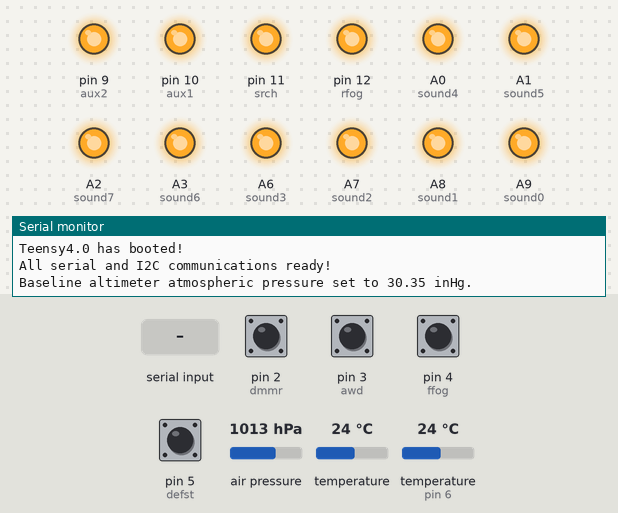
Bench run of a sketch on a simulated Teensy 4. Shown: output pins drawn as LEDs (lit = HIGH), the last lines printed to the serial monitor. The inputs (shaded band) are chosen by the test bench; at power-on: pin 2 (dmmr), pin 3 (awd), pin 4 (ffog), pin 5 (defst) HIGH, air pressure 1013 hPa, temperature 24 °C, temperature (sensor on pin 6) 24 °C.

Above: at 1.2 s.
1.3 s: "rfogOn" received over the second serial link
At 2.4 s:
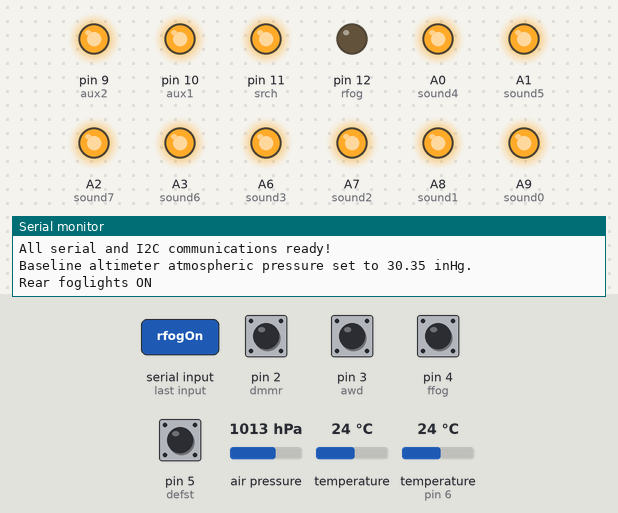
2.9 s: "SrChOn" received over the second serial link
At 3.6 s:
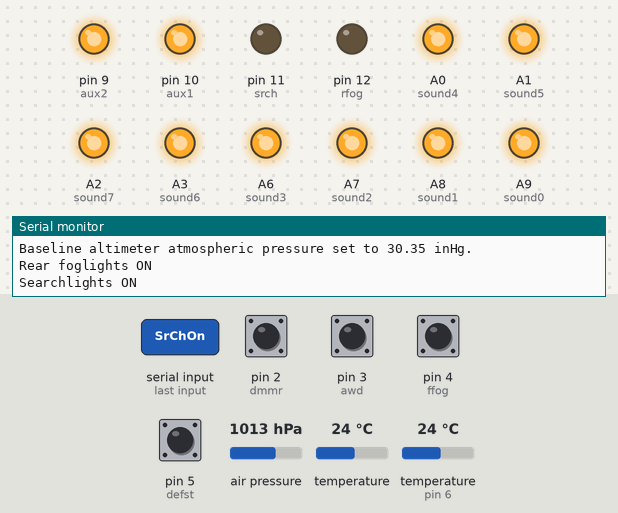
4.5 s: "rfogOf" received over the second serial link
At 5.8 s:
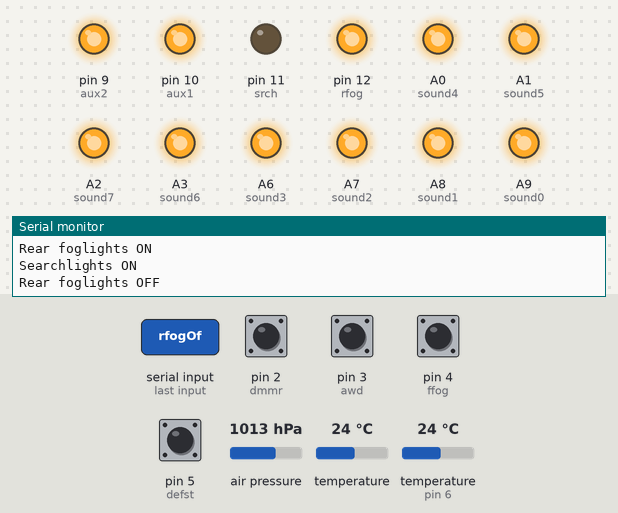
6.1 s: "Aux1On" received over the second serial link
At 7.2 s:
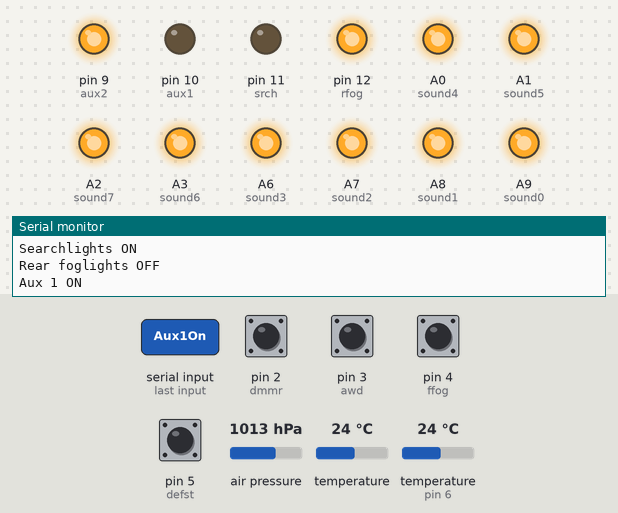
7.7 s: "SrChOf" received over the second serial link
At 8.4 s:
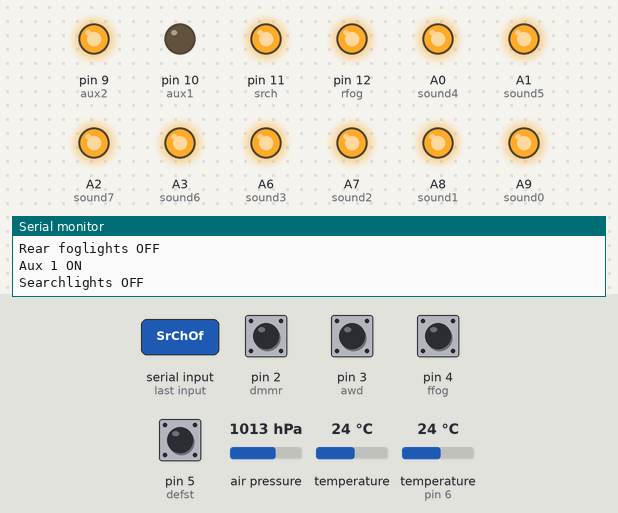
9.3 s: "Aux2On" received over the second serial link
At 9.7 s:
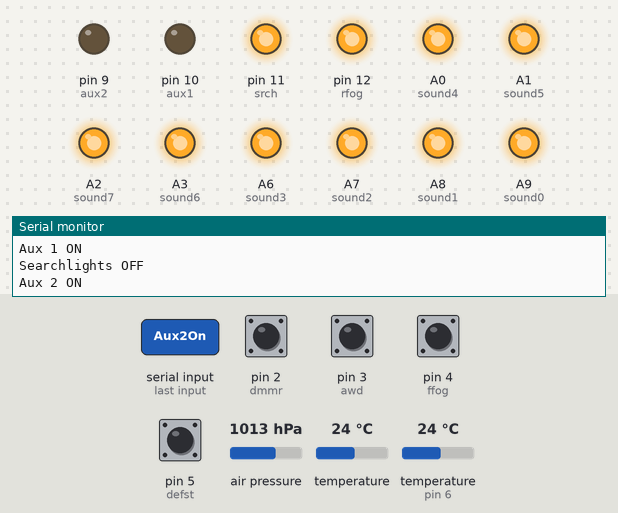
Timing chart, 0 to 11.9 s (numbered marks = the images above; inputs shaded):
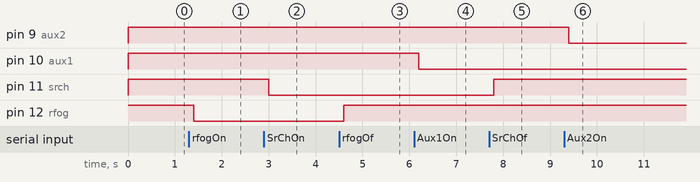

The sketch:

Jeeputer_mk5.ino
```cpp
//Jeeputer Teensy4.0 Firmware Mk5
//Author: Isaac Fortner, 2021.
//Design Intent: I'm using the Teensy more as a router relaying signals to and from the Nextion display rather than using the Teensy as the real brains of the computer.
//All graphics are stored and rendered on the Nextion display, and the clock uses the built-in Nextion RTC. The Nextion Arduino library sucks, and it really doesn't add
//very much anyway, so I'm not using it. The only libraries used are for interfacing with the atmospheric sensors.
//The code is intentionally very verbose to make it easier for modification and comments. Also, I'm not a software engineer. :D Please feel free to condense the code down
//to your liking, but know that even as is, this only uses 1% of the Teensy4.0's program storage and very little RAM.


//Libraries
#include <Wire.h>
#include <SPI.h>
#include <OneWire.h>
#include <DallasTemperature.h>
#include <Adafruit_Sensor.h>
#include <Adafruit_MPL3115A2.h>

//Definitions and Variables
#define dmmr 2                //Interior dimmer input signal pin (high logic)
#define awd 3                 //4WD indicator input signal pin (high logic)
#define ffog 4                //Front foglight input signal pin (high logic)
#define defst 5               //Rear defrost input signal pin (high logic)

#define rfog 12               //Rear foglight output signal pin to relay board (low logic)
#define srch 11               //Searchlight output signal pin to relay board (low logic)
#define aux1 10               //Auxillary output signal pin for future expansion (low logic)
#define aux2 9                //Auxillary output signal pin for future expansion (low logic)

#define sound0 23             //T00 sound board trigger
#define sound1 22             //T01 sound board trigger
#define sound2 21             //T02 sound board trigger
#define sound3 20             //T03 sound board trigger
#define sound4 14             //T04 sound board trigger
#define sound5 15             //T05 sound board trigger
#define sound6 17             //T06 sound board trigger
#define sound7 16             //T07 sound board trigger

int frontfogstate = 0;        //Front foglight initial state OFF
int defroststate = 0;         //Rear defrost initial state OFF
int dimmerstate = 0;          //Light dimmer initial state OFF
int DmVl = 30;                //Nextion display dimmed value, used for when the headlights are on. 30% works well, but you can set it to whatever % you want.
int awdstate = 0;             //4X4 indicator initial state OFF
int tempavg = 0;              //Average inside temp taken from Teeny SoC and altimeter
int tempin = 321;             //Dummy input temp for debugging Nextion serial comms
int tempout = 123;            //Dummy outside temp for debugging Nextion serial comms
int altft = 555;              //Dummy altitude for debugging Nextion serial comms
unsigned long PrMl1 = 0;      //time variable
unsigned long PrMl2 = 0;      //time variable
const long SnsInt = 10000;    //Temperature and altitude polling interval (default is 10 seconds)
const long IndInt = 3000;     //Vehicle indicator polling for front foglights, 4x4, defrost, and dimmer (default is 3 second)

//Altimeter and External Temperature Probe Setup
Adafruit_MPL3115A2 baro;
#define ONE_WIRE_BUS 6
extern float tempmonGetTemp(void);
float StdP2 = 0;
OneWire oneWire(ONE_WIRE_BUS);
DallasTemperature sensors(&oneWire);


void setup()
{
  //Pin Modes
  pinMode(ffog, INPUT_PULLUP);
  pinMode(defst, INPUT_PULLUP);
  pinMode(dmmr, INPUT_PULLUP);
  pinMode(awd, INPUT_PULLUP);
  pinMode(rfog, OUTPUT);
  pinMode(srch, OUTPUT);
  pinMode(aux1, OUTPUT);
  pinMode(aux2, OUTPUT);
  pinMode(sound0, OUTPUT);
  pinMode(sound1, OUTPUT);
  pinMode(sound2, OUTPUT);
  pinMode(sound3, OUTPUT);
  pinMode(sound4, OUTPUT);
  pinMode(sound5, OUTPUT);
  pinMode(sound6, OUTPUT);
  pinMode(sound7, OUTPUT);
  digitalWrite(rfog, HIGH);
  digitalWrite(srch, HIGH);
  digitalWrite(aux1, HIGH);
  digitalWrite(aux2, HIGH);
  digitalWrite(sound0, HIGH);
  digitalWrite(sound1, HIGH);
  digitalWrite(sound2, HIGH);
  digitalWrite(sound3, HIGH);
  digitalWrite(sound4, HIGH);
  digitalWrite(sound5, HIGH);
  digitalWrite(sound6, HIGH);
  digitalWrite(sound7, HIGH);
  pinMode(sound0, OUTPUT);
  pinMode(sound1, OUTPUT);
  pinMode(sound2, OUTPUT);
  pinMode(sound3, OUTPUT);
  pinMode(sound4, OUTPUT);
  pinMode(sound5, OUTPUT);
  pinMode(sound6, OUTPUT);
  pinMode(sound7, OUTPUT);
  digitalWrite(sound0, HIGH);
  digitalWrite(sound1, HIGH);
  digitalWrite(sound2, HIGH);
  digitalWrite(sound3, HIGH);
  digitalWrite(sound4, HIGH);
  digitalWrite(sound5, HIGH);
  digitalWrite(sound6, HIGH);
  digitalWrite(sound7, HIGH);

  //Serial communication startup
  Serial.begin(9600);                                  //PC serial monitoring over USB for debugging
  Serial.println("Teensy4.0 has booted!");
  sensors.begin();                                     //Initialize OneWire sensors
  Wire.begin();                                        //Initialize the three I2C buses on the Teensy4.0
  Serial1.begin(9600);                                 //Serial communication with Nextion display
  if (! baro.begin(&Wire)) {                          //Initialize altimeter on I2C Bus 0 and check for comms
    Serial.println("Altimer not found on I2C Bus 2 (Pins 24/25 on Teensy4.0).");
    while (1);
  }
  Serial.println("All serial and I2C communications ready!");
  float StdP = 30.35;                                  //Set the average barometric pressure in inHg for your area.
  float StdP2 = StdP * 33.864;                         //Convert inHg to hPa for altimeter calibration
  baro.setSeaPressure(StdP2);                          //Send pressure to altimeter chip
  Serial.println("Baseline altimeter atmospheric pressure set to " + String(StdP, 2) + " inHg.");
}

void loop()
{
  //Everything in here runs on a 10 second frequency to debounce the altimeter and temperature readings.
  unsigned long CrMl1 = millis();
  if (CrMl1 - PrMl1 >= SnsInt) {
    PrMl1 = CrMl1;
    altft = baro.getAltitude() * 3.281;                             //Retreive the current altitude in meters from the altimeter and convert it to ft
    sensors.requestTemperatures();
    tempavg = (tempmonGetTemp() + baro.getTemperature()) / 2;      //Average inside temperature taken from Teensy SoC and altimeter in Celcius
    tempin = (9 / 5) * tempavg + 32;                               //Inside temperature reading as taken from the Teensy CPU temperature probe
    tempout = sensors.toFahrenheit(sensors.getTempCByIndex(0));    //Outside temperature reading as taken from the DS18B20 OneWire probe
    if (tempout <= -40) {
      Serial.println("OneWire temp sensor error!");
      tempout = 0;
    }
    Serial1.print("alt.val=" + String(altft));                     //Send the altimiter reading to the Nextion display.
    Serial1.write("\xFF\xFF\xFF");
    Serial1.print("tin.val=" + String(tempin));                    //Send the inside temperature reading to the Nextion display.
    Serial1.write("\xFF\xFF\xFF");
    Serial1.print("tout.val=" + String(tempout));                  //Send the outside temperature reading to the Nextion display.
    Serial1.write("\xFF\xFF\xFF");

    //PC serial monitor readings for debugging
    Serial.print("Current altitude: " + String(altft) + "Ft");
    Serial.println();
    Serial.print("Current outside temp: " + String(tempout) + "\xC2\xB0" + "F");
    Serial.println();
    Serial.print("Current avg inside temp: " + String(tempin) + "\xC2\xB0" + "F");
    Serial.println();
    Serial.println();
    Serial.println();
  }

  //Everything in here runs on a 3 second frequency as things like the foglight indicators don't need constant refreshing.
  unsigned long CrMl2 = millis();
  if (CrMl2 - PrMl2 >= IndInt) {
    PrMl2 = CrMl2;                                                 //Reset the Indicator polling timer
    frontfogstate = digitalRead(ffog);                             //Read the current state of the foglight signal (are the front foglights powered on or off?)
    defroststate = digitalRead(defst);                             //Read the current state of the defrost signal (is the rear glass defroster on or off?)
    dimmerstate = digitalRead(dmmr);                               //Read the current state of the dimmer signal (do NOT connect to the headlight switch unless you've done the relay mod!)
    awdstate = digitalRead(awd);                                   //Read the current state of the 4x4 signal (I just spliced into the gauge cluster 4x4 bulb power since it's right behind the LCD screen)
    //Front foglight, defrost, 4x4, and dimmer indicators
    if (frontfogstate == LOW) {                                    //If the front foglights are on, tell the Nextion to turn on the front foglight icon.
      Serial1.print("vis frntfog,1");
      Serial1.write("\xFF\xFF\xFF");
      Serial.println("Front foglights ON");
    }
    if (frontfogstate == HIGH) {                                   //If the front foglights are off, tell the Nextion to turn off the front foglight icon.
      Serial1.print("vis frntfog,0");
      Serial1.write("\xFF\xFF\xFF");
    }
    if (defroststate == LOW) {                                     //If the defroster is on, tell the Nextion to turn on the defrost icon.
      Serial1.print("vis def1,1");
      Serial1.write("\xFF\xFF\xFF");
      Serial.println("Defroster ON");
    }
    if (defroststate == HIGH) {                                   //If the defroster is off, tell the Nextion to turn off the defrost icon.
      Serial1.print("vis def1,0");
      Serial1.write("\xFF\xFF\xFF");
    }
    if (awdstate == LOW) {                                        //If the 4x4 system is on, tell the Nextion to turn on the 4x4 icon.
      Serial1.print("vis AWD,1");
      Serial1.write("\xFF\xFF\xFF");
      Serial.println("4x4 ON");
    }
    if (awdstate == HIGH) {                                       //If the 4x4 system is off, tell the Nextion to turn off the 4x4 icon.
      Serial1.print("vis AWD,0");
      Serial1.write("\xFF\xFF\xFF");
    }
    if (dimmerstate == LOW) {                                     //If the headlights are on, tell the Nextion to dim the display.
      Serial1.print("dims=" + String(DmVl));                      //This will dim the display to whatever % you set up at the top.
      Serial1.write("\xFF\xFF\xFF");
      Serial.println("Dimmer ON");
    }
    if (dimmerstate == HIGH) {                                    //If the headlights are off, tell the Nextion to set the display to full brightness.
      Serial1.print("dims=100");
      Serial1.write("\xFF\xFF\xFF");
    }
    Serial.println();
    Serial.println();
    Serial.println();
  }

  //Everything in here runs constantly, as we want fast response to button commands on the screen.
  String Data_From_Display = "";
  if (Serial1.available())
  {
    String Data_From_Display = "";
    delay(100);
    while (Serial1.available())
    {
      Data_From_Display += char(Serial1.read());
    }

    //Initial Info Screen Refresh
    if (Data_From_Display == "UpDt")
    {
      Serial1.print("alt.val=" + String(altft));                     //Send the altimiter reading to the Nextion display.
      Serial1.write("\xFF\xFF\xFF");
      Serial1.print("tin.val=" + String(tempin));                    //Send the inside temperature reading to the Nextion display.
      Serial1.write("\xFF\xFF\xFF");
      Serial1.print("tout.val=" + String(tempout));                  //Send the outside temperature reading to the Nextion display.
      Serial1.write("\xFF\xFF\xFF");
    }

    //Rear foglight toggle
    if (Data_From_Display == "rfogOn")
    {
      digitalWrite(rfog, LOW);
      Serial.println("Rear foglights ON");
    }
    else if (Data_From_Display == "rfogOf")
    {
      digitalWrite(rfog, HIGH);
      Serial.println("Rear foglights OFF");
    }

    //Searchlight toggle
    else if (Data_From_Display == "SrChOn")
    {
      digitalWrite(srch, LOW);
      Serial.println("Searchlights ON");
    }
    else if (Data_From_Display == "SrChOf")
    {
      digitalWrite(srch, HIGH);
      Serial.println("Searchlights OFF");
    }

    //Aux1 toggle
    else if (Data_From_Display == "Aux1On")
    {
      digitalWrite(aux1, LOW);
      Serial.println("Aux 1 ON");
    }
    else if (Data_From_Display == "Aux1Of")
    {
      digitalWrite(aux1, HIGH);
      Serial.println("Aux 1 OFF");
    }

    //Aux2 toggle
    else if (Data_From_Display == "Aux2On")
    {
      digitalWrite(aux2, LOW);
      Serial.println("Aux 2 ON");
    }
    else if (Data_From_Display == "Aux2Of")
    {
      digitalWrite(aux2, HIGH);
      Serial.println("Aux 2 OFF");
    }

    //Sound FX
    else if (Data_From_Display == "T00")
    {
      Serial.println("T00");
      digitalWrite(sound0, LOW);
      delay(500);
      digitalWrite(sound0, HIGH);
    }
    else if (Data_From_Display == "T01")
    {
      Serial.println("T01");
      digitalWrite(sound1, LOW);
      delay(500);
      digitalWrite(sound1, HIGH);
    }
    else if (Data_From_Display == "T02")
    {
      Serial.println("T02");
      digitalWrite(sound2, LOW);
      delay(500);
      digitalWrite(sound2, HIGH);
    }
    else if (Data_From_Display == "T03")
    {
      Serial.println("T03");
      digitalWrite(sound3, LOW);
      delay(500);
      digitalWrite(sound3, HIGH);
    }
    else if (Data_From_Display == "T04")
    {
      Serial.println("T04");
      digitalWrite(sound4, LOW);
      delay(500);
      digitalWrite(sound4, HIGH);
    }
    else if (Data_From_Display == "T05")
    {
      Serial.println("T05");
      digitalWrite(sound5, LOW);
      delay(500);
      digitalWrite(sound5, HIGH);
    }
    else if (Data_From_Display == "T06")
    {
      Serial.println("T06");
      digitalWrite(sound6, LOW);
      delay(500);
      digitalWrite(sound6, HIGH);
    }
    else if (Data_From_Display == "T07")
    {
      Serial.println("T07");
      digitalWrite(sound7, LOW);
      delay(500);
      digitalWrite(sound7, HIGH);
    }
    else
    {
      Serial1.write("\xFF\xFF\xFF");
    }
  }
}
```

Measured:
- after the input at 1.3 s, pin 12 (rfog): HIGH → LOW after 0.10 s
- after the input at 2.9 s, pin 11 (srch): HIGH → LOW after 0.10 s
- after the input at 4.5 s, pin 12 (rfog): LOW → HIGH after 0.10 s
- after the input at 6.1 s, pin 10 (aux1): HIGH → LOW after 0.10 s
- after the input at 7.7 s, pin 11 (srch): LOW → HIGH after 0.10 s
- after the input at 9.3 s, pin 9 (aux2): HIGH → LOW after 0.10 s
